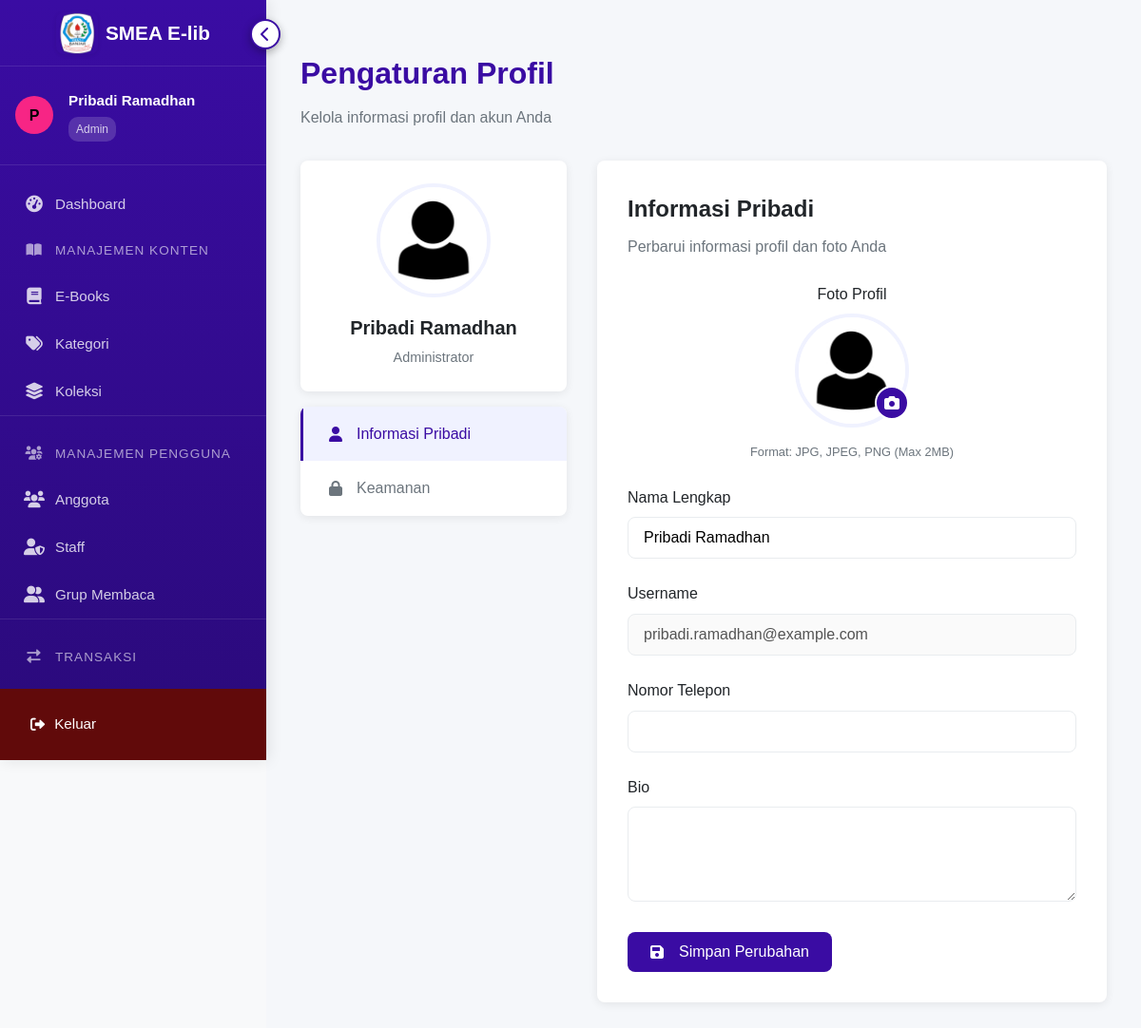
Screenshot of /admin/admin_profile.php (signed in) with the database file from the repository.
### tables this page shows
CREATE TABLE `users` (
  `id` int(11) NOT NULL,
  `username` varchar(50) NOT NULL,
  `email` varchar(100) DEFAULT NULL,
  `full_name` varchar(100) DEFAULT NULL,
  `profile_pic` varchar(255) DEFAULT 'default.jpg',
  `password` varchar(255) NOT NULL,
  `role` enum('admin','staff','member') DEFAULT 'member',
  `admin_id` int(11) DEFAULT NULL,
  `last_login` datetime DEFAULT NULL,
  `created_at` timestamp NULL DEFAULT CURRENT_TIMESTAMP,
  `updated_at` timestamp NULL DEFAULT CURRENT_TIMESTAMP ON UPDATE CURRENT_TIMESTAMP,
  `is_deleted` tinyint(1) DEFAULT '0',
  `deleted_at` datetime DEFAULT NULL
);

### admin/admin_profile.php (the view, shortened to what this page needs)
<?php
require_once '../config.php';
$adminId = $_SESSION['id'];
$sql = "SELECT * FROM users WHERE id = ? AND role = 'admin'";
$stmt = mysqli_prepare($conn, $sql);
mysqli_stmt_bind_param($stmt, "i", $adminId);
if (!mysqli_stmt_execute($stmt)) {
    die("Error execute statement: " . mysqli_stmt_error($stmt));
}
$result = mysqli_stmt_get_result($stmt);
$admin = mysqli_fetch_assoc($result);
$active_tab = isset($_GET['tab']) ? $_GET['tab'] : 'profile';
include '../views/header.php';
?>
<div class="admin-profile-container">
    <div class="profile-header">
        <h1>Pengaturan Profil</h1>
        <p>Kelola informasi profil dan akun Anda</p>
    </div>
    <div class="profile-content">
        <div class="profile-sidebar">
            <div class="profile-info">
                <div class="profile-avatar">
                    <img src="../uploads/profiles/<?= htmlspecialchars($admin['profile_pic'] ?? 'default.jpg') ?>"
                        alt="Foto Profil"
                        onerror="this.src='../assets/images/default-profile.jpg'">
                </div>
                <div class="profile-meta">
                    <h3><?= htmlspecialchars($admin['full_name'] ?? $admin['username']) ?></h3>
                    <p>Administrator</p>
                </div>
            </div>
            <nav class="profile-menu">
                <a href="?tab=profile" class="<?= $active_tab == 'profile' ? 'active' : '' ?>">
                    <i class="fas fa-user"></i> Informasi Pribadi
                </a>
                <a href="?tab=security" class="<?= $active_tab == 'security' ? 'active' : '' ?>">
                    <i class="fas fa-lock"></i> Keamanan
                </a>
            </nav>
        </div>
        <div class="profile-main">
            <div class="profile-tab <?= $active_tab == 'profile' ? 'active' : '' ?>" id="profile-tab">
                <h2>Informasi Pribadi</h2>
                <p>Perbarui informasi profil dan foto Anda</p>
                <form method="POST" enctype="multipart/form-data" class="profile-form">
                    <div class="form-group avatar-upload">
                        <label>Foto Profil</label>
                        <div class="avatar-preview">
                            <img id="avatar-preview" src="../uploads/profiles/<?= htmlspecialchars($admin['profile_pic'] ?? 'default.jpg') ?>"
                                alt="Preview Foto Profil"
                                onerror="this.src='../assets/images/default-profile.jpg'">
                            <label for="profile_pic" class="upload-btn">
                                <i style="color: white;" class="fas fa-camera"></i>
                            </label>
                        </div>
                        <small class="form-hint">Format: JPG, JPEG, PNG (Max 2MB)</small>
                    </div>
                    <div class="form-group">
                        <label for="full_name">Nama Lengkap</label>
                        <input type="text" id="full_name" name="full_name"
                            value="<?= htmlspecialchars($admin['full_name'] ?? '') ?>" required>
                    </div>
                    <div class="form-group">
                        <label for="username">Username</label>
                        <input type="text" id="username" value="<?= htmlspecialchars($admin['username']) ?>" disabled>
                    </div>
                    <div class="form-group">
                        <label for="no_telepon">Nomor Telepon</label>
                        <input type="text" id="no_telepon" name="no_telepon"
                            value="<?= htmlspecialchars($admin['no_telepon'] ?? '') ?>">
                    </div>
                    <div class="form-group">
                        <label for="bio">Bio</label>
                        <textarea id="bio" name="bio" rows="3"><?= htmlspecialchars($admin['bio'] ?? '') ?></textarea>
                    </div>
                    <div class="form-actions">
                        <button type="submit" class="btn btn-primary">
                            <i class="fas fa-save"></i> Simpan Perubahan
                        </button>
                    </div>
                </form>
            </div>
        </div>
    </div>
</div>
<?php include '../views/footer.php'; ?>

### views/sidebar_admin.php (shortened to what this page needs)
<?php
require_once(__DIR__ . '/../config.php');
$username = $_SESSION['username'];
$query = "SELECT u.full_name, u.id, a.Nama as admin_name
          FROM users u
          LEFT JOIN admin a ON u.admin_id = a.AdminID
          WHERE u.username = ?";
$stmt = mysqli_prepare($conn, $query);
mysqli_stmt_bind_param($stmt, "s", $username);
mysqli_stmt_execute($stmt);
$result = mysqli_stmt_get_result($stmt);
$user_data = mysqli_fetch_assoc($result);
$display_name = $user_data['admin_name'] ?? $user_data['full_name'] ?? $username;
$current_page = basename($_SERVER['PHP_SELF']);
?>
<aside class="sidebar">
    <div class="sidebar-header">
        <a href="<?php echo ($current_page == 'dashboard_admin.php') ? '../index.php' : '../../index.php'; ?>" class="sidebar-logo-link">
            <img src="/library/assets/logo/logo-smea.png" alt="Logo SMEA" class="sidebar-logo">
            <span class="sidebar-title">SMEA E-lib</span>
        </a>
        <button class="toggle-btn">
            <i class="fas fa-chevron-left"></i>
        </button>
    </div>
    <div class="user-info">
        <div class="avatar">
            <?php echo htmlentities(strtoupper(substr($display_name, 0, 1)), ENT_QUOTES, 'UTF-8'); ?>
        </div>
        <div class="user-details">
            <div class="username"><?php echo htmlentities($display_name, ENT_QUOTES, 'UTF-8'); ?></div>
            <div class="role">Admin</div>
        </div>
    </div>
    <nav class="nav-menu">
        <a href="/library/admin/dashboard_admin.php" class="nav-item <?php echo ($current_page == 'dashboard_admin.php') ? 'active' : ''; ?>">
            <div class="tooltip">
                <i class="fas fa-tachometer-alt"></i>
                <span>Dashboard</span>
            </div>
        </a>
        <div class="menu-section">
            <div class="section-header">
                <div class="tooltip">
                    <i class="fas fa-book-open"></i>
                    <span>Manajemen Konten</span>
                </div>
            </div>
            <a href="/library/admin/buku/buku_admin.php" class="nav-item <?php echo ($current_page == 'buku_admin.php') ? 'active' : ''; ?>">
                <div class="tooltip">
                    <i class="fas fa-book"></i>
                    <span>E-Books</span>
                </div>
            </a>
            <a href="/library/admin/kategori/kategori_admin.php" class="nav-item <?php echo ($current_page == 'kategori_admin.php') ? 'active' : ''; ?>">
                <div class="tooltip">
                    <i class="fas fa-tags"></i>
                    <span>Kategori</span>
                </div>
            </a>
            <a href="/library/admin/koleksi.php" class="nav-item <?php echo ($current_page == 'koleksi.php') ? 'active' : ''; ?>">
                <div class="tooltip">
                    <i class="fas fa-layer-group"></i>
                    <span>Koleksi</span>
                </div>
            </a>
        </div>
        <div class="menu-section">
            <div class="section-header">
                <div class="tooltip">
                    <i class="fas fa-users-cog"></i>
                    <span>Manajemen Pengguna</span>
                </div>
            </div>
            <a href="/library/admin/anggota/anggota_admin.php" class="nav-item <?php echo ($current_page == 'anggota_admin.php') ? 'active' : ''; ?>">
                <div class="tooltip">
                    <i class="fas fa-users"></i>
                    <span>Anggota</span>
                </div>
            </a>
            <a href="/library/admin/staff/staff_admin.php" class="nav-item <?php echo ($current_page == 'staff.php') ? 'active' : ''; ?>">
                <div class="tooltip">
                    <i class="fas fa-user-shield"></i>
                    <span>Staff</span>
                </div>
            </a>
            <a href="/library/admin/grup_membaca.php" class="nav-item <?php echo ($current_page == 'grup_membaca.php') ? 'active' : ''; ?>">
                <div class="tooltip">
                    <i class="fas fa-user-friends"></i>
                    <span>Grup Membaca</span>
                </div>
            </a>
        </div>
        <div class="menu-section">
            <div class="section-header">
                <div class="tooltip">
                    <i class="fas fa-exchange-alt"></i>
                    <span>Transaksi</span>
                </div>
            </div>
            <a href="/library/admin/peminjaman/peminjaman_admin.php" class="nav-item <?php echo ($current_page == 'peminjaman_admin.php') ? 'active' : ''; ?>">
            </a>
        </div>
    </nav>
    <div class="logout-container">
        <a href="/library/auth/proses_logout.php" class="logout-btn">
            <div class="tooltip">
                <i class="fas fa-sign-out-alt"></i>
                <span>Keluar</span>
            </div>
        </a>
    </div>
</aside>

### assets/styles/admin.css (style rules this page uses)
:root { --primary: #3a0ca3; --primary-light: #4361ee; --secondary: #f72585; --light: #f8f9fa; --dark: #212529; --gray: #6c757d; --sidebar-width: 250px; --sidebar-collapsed-width: 80px; --header-height: 70px; }
body { font-family: 'Segoe UI', Tahoma, Geneva, Verdana, sans-serif; margin: 0; padding: 0; background-color: #f5f7fa; color: var(--dark); }
.btn { padding: 0.7rem 1.5rem; border-radius: 6px; font-weight: 500; cursor: pointer; transition: all 0.3s ease; display: inline-flex; align-items: center; gap: 0.5rem; border: none; font-size: 0.9rem; }
.btn-primary { background-color: var(--primary); color: white; }
.form-group { margin-bottom: 1.2rem; }
.form-group label { display: block; margin-bottom: 0.5rem; font-weight: 500; color: var(--dark); }

### views/sidebar_admin.php (style rules this page uses)
:root { --primary: #3a0ca3; --primary-light: #4361ee; --secondary: #f72585; --light: #f8f9fa; --dark: #212529; --gray: #6c757d; --sidebar-width: 280px; --sidebar-collapsed-width: 80px; --header-height: 70px; --tooltip-bg: rgba(51, 51, 51, 0.95); }
* { margin: 0; padding: 0; box-sizing: border-box; font-family: 'Poppins', sans-serif; }
.sidebar { width: var(--sidebar-width); background: linear-gradient(180deg, var(--primary) 0%, #2a0a7a 100%); color: white; height: 100vh; position: fixed; transition: all 0.3s ease; z-index: 1000; box-shadow: 2px 0 15px rgba(0, 0, 0, 0.1); display: flex; flex-direction: column; overflow: visible; }
.sidebar-header { height: var(--header-height); padding: 1rem; display: flex; align-items: center; justify-content: center; border-bottom: 1px solid rgba(255, 255, 255, 0.1); position: relative; flex-shrink: 0; gap: 0.8rem; }
.sidebar-logo { width: 44px; height: 44px; object-fit: contain; border-radius: 8px; transition: width 0.3s, height 0.3s; flex-shrink: 0; box-shadow: 0 1px 4px rgba(0, 0, 0, 0.08); }
.sidebar-title { font-size: 1.3rem; white-space: nowrap; opacity: 1; transition: opacity 0.3s, width 0.3s; color: #fff; font-weight: 700; margin-left: 0.5rem; }
.toggle-btn { position: absolute; right: -15px; top: 20px; background: white; border: none; width: 32px; height: 32px; border-radius: 50%; color: var(--primary); font-size: 1rem; cursor: pointer; box-shadow: 0 3px 10px rgba(0, 0, 0, 0.3); display: flex; align-items: center; justify-content: center; transition: all 0.3s ease; z-index: 110; border: 2px solid var(--primary); }
.user-info { padding: 1.5rem 1rem; display: flex; align-items: center; gap: 1rem; border-bottom: 1px solid rgba(255, 255, 255, 0.1); flex-shrink: 0; }
.user-info .avatar { width: 40px; height: 40px; background-color: var(--secondary); border-radius: 50%; display: flex; align-items: center; justify-content: center; font-weight: bold; color: black; flex-shrink: 0; }
.user-info .user-details { white-space: nowrap; overflow: hidden; transition: all 0.3s ease; }
.user-info .username { font-weight: 600; margin-bottom: 0.2rem; font-size: 0.95rem; }
.user-info .role { font-size: 0.75rem; opacity: 0.8; background-color: rgba(255, 255, 255, 0.2); padding: 0.2rem 0.5rem; border-radius: 10px; display: inline-block; }
.nav-menu { flex: 1; overflow-y: auto; padding: 1rem 0; scrollbar-width: none; -ms-overflow-style: none; }
.nav-item { padding: 0.8rem 1.5rem; display: flex; align-items: center; gap: 1rem; color: rgba(255, 255, 255, 0.8); text-decoration: none; transition: all 0.3s ease; white-space: nowrap; font-size: 0.95rem; position: relative; overflow: visible; }
.nav-item i { font-size: 1.1rem; flex-shrink: 0; width: 24px; text-align: center; }
.logout-container { padding: 1rem; flex-shrink: 0; background-color: rgb(97, 10, 10); }
.logout-btn { display: flex; align-items: center; gap: 1rem; color: white; text-decoration: none; padding: 0.6rem 1rem; border-radius: 5px; transition: all 0.3s ease; white-space: nowrap; font-size: 0.95rem; overflow: visible; }
.menu-section { margin-bottom: 1rem; border-bottom: 1px solid rgba(255, 255, 255, 0.1); }
.section-header { padding: 0.8rem 1.5rem; display: flex; align-items: center; gap: 1rem; color: rgba(255, 255, 255, 0.6); font-size: 0.85rem; text-transform: uppercase; letter-spacing: 1px; position: relative; overflow: visible; }
.section-header i { font-size: 0.9rem; width: 24px; text-align: center; }
.tooltip { position: relative; display: inline-flex; align-items: center; justify-content: center; }
.fas { margin-right: 10px; }
.fa-chevron-left { margin-right: 0px; }
.sidebar-logo-link { display: flex; align-items: center; text-decoration: none; color: inherit; }

### rows the page displays
users: admin.Nama "P", admin.Nama "Pribadi Ramadhan", profile_pic (placeholder picture), full_name "Pribadi Ramadhan", username "pribadi.ramadhan@example.com"
